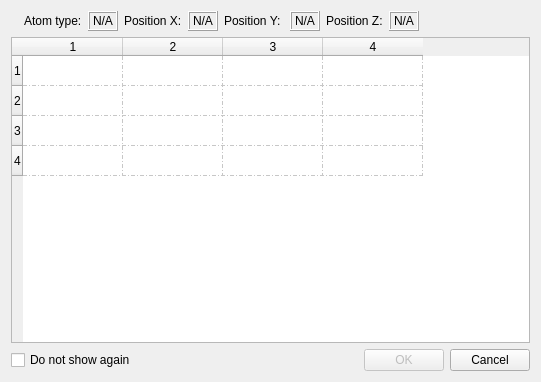
<?xml version="1.0" encoding="UTF-8"?>
<ui version="4.0">
 <class>visatom_selectsampledataDlg</class>
 <widget class="QDialog" name="visatom_selectsampledataDlg">
  <property name="geometry">
   <rect>
    <x>0</x>
    <y>0</y>
    <width>541</width>
    <height>382</height>
   </rect>
  </property>
  <property name="windowTitle">
   <string>Dialog</string>
  </property>
  <property name="windowIcon">
   <iconset resource="visatom2017.qrc">
    <normaloff>:/VisAtom2017/VisAtoms21.ico</normaloff>:/VisAtom2017/VisAtoms21.ico</iconset>
  </property>
  <layout class="QVBoxLayout" name="verticalLayout">
   <item>
    <layout class="QGridLayout" name="gridLayout">
     <item row="0" column="7">
      <widget class="QLabel" name="label_3">
       <property name="text">
        <string>Position Y: </string>
       </property>
      </widget>
     </item>
     <item row="0" column="6">
      <widget class="QLabel" name="colxLabel">
       <property name="frameShape">
        <enum>QFrame::Box</enum>
       </property>
       <property name="frameShadow">
        <enum>QFrame::Raised</enum>
       </property>
       <property name="text">
        <string>N/A</string>
       </property>
      </widget>
     </item>
     <item row="0" column="5">
      <widget class="QLabel" name="label_2">
       <property name="text">
        <string>Position X:</string>
       </property>
      </widget>
     </item>
     <item row="0" column="8">
      <widget class="QLabel" name="colyLabel">
       <property name="frameShape">
        <enum>QFrame::Box</enum>
       </property>
       <property name="frameShadow">
        <enum>QFrame::Raised</enum>
       </property>
       <property name="text">
        <string>N/A</string>
       </property>
      </widget>
     </item>
     <item row="0" column="9">
      <widget class="QLabel" name="label_4">
       <property name="text">
        <string>Position Z:</string>
       </property>
      </widget>
     </item>
     <item row="0" column="2">
      <widget class="QLabel" name="label">
       <property name="text">
        <string>Atom type:</string>
       </property>
       <property name="scaledContents">
        <bool>false</bool>
       </property>
      </widget>
     </item>
     <item row="0" column="3">
      <widget class="QLabel" name="coltypeLabel">
       <property name="frameShape">
        <enum>QFrame::Box</enum>
       </property>
       <property name="frameShadow">
        <enum>QFrame::Raised</enum>
       </property>
       <property name="text">
        <string>N/A</string>
       </property>
       <property name="textFormat">
        <enum>Qt::AutoText</enum>
       </property>
      </widget>
     </item>
     <item row="0" column="11">
      <spacer name="horizontalSpacer_2">
       <property name="orientation">
        <enum>Qt::Horizontal</enum>
       </property>
       <property name="sizeHint" stdset="0">
        <size>
         <width>40</width>
         <height>20</height>
        </size>
       </property>
      </spacer>
     </item>
     <item row="0" column="0">
      <widget class="QLabel" name="label_9">
       <property name="text">
        <string/>
       </property>
       <property name="pixmap">
        <pixmap>:/VisAtom2013_1/solidsphere.png</pixmap>
       </property>
       <property name="scaledContents">
        <bool>false</bool>
       </property>
      </widget>
     </item>
     <item row="0" column="10">
      <widget class="QLabel" name="colzLabel">
       <property name="frameShape">
        <enum>QFrame::Box</enum>
       </property>
       <property name="frameShadow">
        <enum>QFrame::Raised</enum>
       </property>
       <property name="text">
        <string>N/A</string>
       </property>
      </widget>
     </item>
    </layout>
   </item>
   <item>
    <widget class="QTableWidget" name="datasheetTableWidget">
     <property name="focusPolicy">
      <enum>Qt::NoFocus</enum>
     </property>
     <property name="contextMenuPolicy">
      <enum>Qt::NoContextMenu</enum>
     </property>
     <property name="autoFillBackground">
      <bool>false</bool>
     </property>
     <property name="autoScroll">
      <bool>true</bool>
     </property>
     <property name="editTriggers">
      <set>QAbstractItemView::NoEditTriggers</set>
     </property>
     <property name="tabKeyNavigation">
      <bool>false</bool>
     </property>
     <property name="showDropIndicator" stdset="0">
      <bool>false</bool>
     </property>
     <property name="dragDropOverwriteMode">
      <bool>false</bool>
     </property>
     <property name="alternatingRowColors">
      <bool>false</bool>
     </property>
     <property name="selectionMode">
      <enum>QAbstractItemView::NoSelection</enum>
     </property>
     <property name="showGrid">
      <bool>true</bool>
     </property>
     <property name="gridStyle">
      <enum>Qt::DashDotLine</enum>
     </property>
     <property name="wordWrap">
      <bool>true</bool>
     </property>
     <property name="cornerButtonEnabled">
      <bool>false</bool>
     </property>
     <property name="rowCount">
      <number>4</number>
     </property>
     <property name="columnCount">
      <number>4</number>
     </property>
     <attribute name="horizontalHeaderCascadingSectionResizes">
      <bool>true</bool>
     </attribute>
     <attribute name="horizontalHeaderStretchLastSection">
      <bool>false</bool>
     </attribute>
     <attribute name="verticalHeaderCascadingSectionResizes">
      <bool>false</bool>
     </attribute>
     <row/>
     <row/>
     <row/>
     <row/>
     <column/>
     <column/>
     <column/>
     <column/>
    </widget>
   </item>
   <item>
    <layout class="QHBoxLayout" name="horizontalLayout">
     <item>
      <widget class="QCheckBox" name="showagainCheckBox">
       <property name="text">
        <string>Do not show again</string>
       </property>
      </widget>
     </item>
     <item>
      <spacer name="horizontalSpacer_3">
       <property name="orientation">
        <enum>Qt::Horizontal</enum>
       </property>
       <property name="sizeHint" stdset="0">
        <size>
         <width>40</width>
         <height>20</height>
        </size>
       </property>
      </spacer>
     </item>
     <item>
      <widget class="QPushButton" name="okButton">
       <property name="enabled">
        <bool>false</bool>
       </property>
       <property name="text">
        <string>OK</string>
       </property>
      </widget>
     </item>
     <item>
      <widget class="QPushButton" name="cancelButton">
       <property name="text">
        <string>Cancel</string>
       </property>
      </widget>
     </item>
    </layout>
   </item>
  </layout>
 </widget>
 <resources>
  <include location="visatom2017.qrc"/>
  <include location="visatom2017.qrc"/>
 </resources>
 <connections>
  <connection>
   <sender>okButton</sender>
   <signal>clicked()</signal>
   <receiver>visatom_selectsampledataDlg</receiver>
   <slot>accept()</slot>
   <hints>
    <hint type="sourcelabel">
     <x>278</x>
     <y>253</y>
    </hint>
    <hint type="destinationlabel">
     <x>96</x>
     <y>254</y>
    </hint>
   </hints>
  </connection>
  <connection>
   <sender>cancelButton</sender>
   <signal>clicked()</signal>
   <receiver>visatom_selectsampledataDlg</receiver>
   <slot>reject()</slot>
   <hints>
    <hint type="sourcelabel">
     <x>369</x>
     <y>253</y>
    </hint>
    <hint type="destinationlabel">
     <x>179</x>
     <y>282</y>
    </hint>
   </hints>
  </connection>
  <connection>
   <sender>datasheetTableWidget</sender>
   <signal>itemChanged(QTableWidgetItem*)</signal>
   <receiver>visatom_selectsampledataDlg</receiver>
   <slot>OnDatasheetChanged(QTableWidgetItem*)</slot>
   <hints>
    <hint type="sourcelabel">
     <x>252</x>
     <y>196</y>
    </hint>
    <hint type="destinationlabel">
     <x>252</x>
     <y>187</y>
    </hint>
   </hints>
  </connection>
  <connection>
   <sender>showagainCheckBox</sender>
   <signal>clicked(bool)</signal>
   <receiver>visatom_selectsampledataDlg</receiver>
   <slot>OnShowAgainCheckBox(bool)</slot>
   <hints>
    <hint type="sourcelabel">
     <x>72</x>
     <y>359</y>
    </hint>
    <hint type="destinationlabel">
     <x>270</x>
     <y>190</y>
    </hint>
   </hints>
  </connection>
 </connections>
 <slots>
  <slot>OnDatasheetChanged(QTableWidgetItem*)</slot>
  <slot>OnShowAgainCheckBox(bool)</slot>
 </slots>
</ui>
